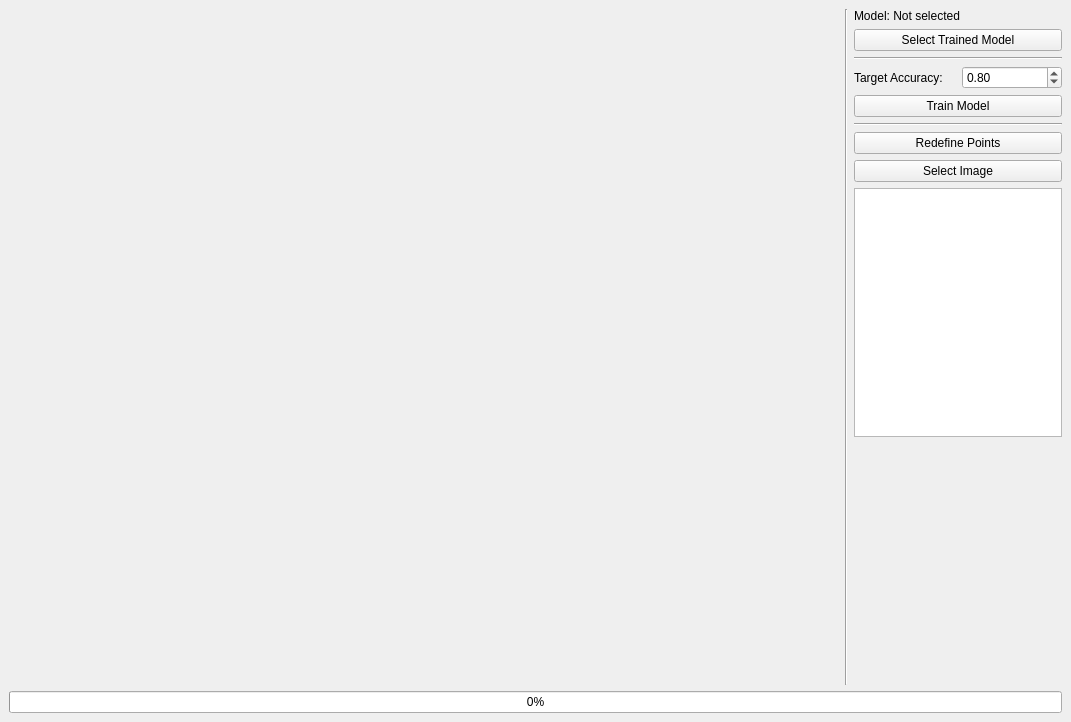
<?xml version="1.0" encoding="UTF-8"?>
<ui version="4.0">
 <class>MainWindow</class>
 <widget class="QMainWindow" name="MainWindow">
  <property name="geometry">
   <rect>
    <x>0</x>
    <y>0</y>
    <width>1071</width>
    <height>722</height>
   </rect>
  </property>
  <property name="windowTitle">
   <string>MainWindow</string>
  </property>
  <widget class="QWidget" name="centralwidget">
   <layout class="QVBoxLayout" name="verticalLayout_4">
    <item>
     <layout class="QHBoxLayout" name="horizontalLayout_2" stretch="80,0,20">
      <item>
       <widget class="QLabel" name="imageLabel">
        <property name="sizePolicy">
         <sizepolicy hsizetype="Expanding" vsizetype="Expanding">
          <horstretch>0</horstretch>
          <verstretch>0</verstretch>
         </sizepolicy>
        </property>
        <property name="minimumSize">
         <size>
          <width>500</width>
          <height>500</height>
         </size>
        </property>
        <property name="text">
         <string/>
        </property>
        <property name="alignment">
         <set>Qt::AlignmentFlag::AlignCenter</set>
        </property>
       </widget>
      </item>
      <item>
       <widget class="Line" name="line_3">
        <property name="orientation">
         <enum>Qt::Orientation::Vertical</enum>
        </property>
       </widget>
      </item>
      <item>
       <layout class="QVBoxLayout" name="verticalLayout_3">
        <item>
         <layout class="QVBoxLayout" name="verticalLayout">
          <item>
           <widget class="QLabel" name="modelNameLabel">
            <property name="text">
             <string>Model: Not selected</string>
            </property>
           </widget>
          </item>
          <item>
           <widget class="QPushButton" name="btnSelectModel">
            <property name="text">
             <string>Select Trained Model</string>
            </property>
           </widget>
          </item>
         </layout>
        </item>
        <item>
         <widget class="Line" name="line">
          <property name="orientation">
           <enum>Qt::Orientation::Horizontal</enum>
          </property>
         </widget>
        </item>
        <item>
         <layout class="QVBoxLayout" name="verticalLayout_2">
          <item>
           <layout class="QHBoxLayout" name="horizontalLayout">
            <item>
             <widget class="QLabel" name="label">
              <property name="text">
               <string>Target Accuracy:</string>
              </property>
             </widget>
            </item>
            <item>
             <widget class="QDoubleSpinBox" name="targetAccSpinBox">
              <property name="sizePolicy">
               <sizepolicy hsizetype="MinimumExpanding" vsizetype="Fixed">
                <horstretch>0</horstretch>
                <verstretch>0</verstretch>
               </sizepolicy>
              </property>
              <property name="minimumSize">
               <size>
                <width>90</width>
                <height>0</height>
               </size>
              </property>
              <property name="maximumSize">
               <size>
                <width>100</width>
                <height>16777215</height>
               </size>
              </property>
              <property name="maximum">
               <double>0.990000000000000</double>
              </property>
              <property name="singleStep">
               <double>0.010000000000000</double>
              </property>
              <property name="value">
               <double>0.800000000000000</double>
              </property>
             </widget>
            </item>
           </layout>
          </item>
          <item>
           <widget class="QPushButton" name="btnTrainModel">
            <property name="text">
             <string>Train Model</string>
            </property>
           </widget>
          </item>
         </layout>
        </item>
        <item>
         <widget class="Line" name="line_2">
          <property name="orientation">
           <enum>Qt::Orientation::Horizontal</enum>
          </property>
         </widget>
        </item>
        <item>
         <widget class="QPushButton" name="btnRedefinePoints">
          <property name="text">
           <string>Redefine Points</string>
          </property>
         </widget>
        </item>
        <item>
         <widget class="QPushButton" name="btnSelectImage">
          <property name="text">
           <string>Select Image</string>
          </property>
         </widget>
        </item>
        <item>
         <widget class="QTreeView" name="treeView"/>
        </item>
        <item>
         <spacer name="verticalSpacer">
          <property name="orientation">
           <enum>Qt::Orientation::Vertical</enum>
          </property>
          <property name="sizeHint" stdset="0">
           <size>
            <width>20</width>
            <height>40</height>
           </size>
          </property>
         </spacer>
        </item>
       </layout>
      </item>
     </layout>
    </item>
    <item>
     <widget class="QProgressBar" name="progressBar">
      <property name="value">
       <number>0</number>
      </property>
     </widget>
    </item>
   </layout>
  </widget>
  <widget class="QMenuBar" name="menubar">
   <property name="geometry">
    <rect>
     <x>0</x>
     <y>0</y>
     <width>1071</width>
     <height>21</height>
    </rect>
   </property>
  </widget>
 </widget>
 <resources/>
 <connections/>
</ui>
